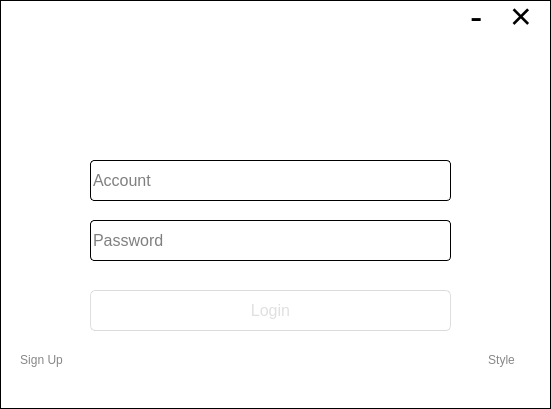
<?xml version="1.0" encoding="UTF-8"?>
<ui version="4.0">
 <class>MainWindow</class>
 <widget class="QMainWindow" name="MainWindow">
  <property name="geometry">
   <rect>
    <x>0</x>
    <y>0</y>
    <width>551</width>
    <height>409</height>
   </rect>
  </property>
  <property name="minimumSize">
   <size>
    <width>551</width>
    <height>409</height>
   </size>
  </property>
  <property name="maximumSize">
   <size>
    <width>551</width>
    <height>409</height>
   </size>
  </property>
  <property name="font">
   <font>
    <family>Comic Sans MS</family>
    <pointsize>9</pointsize>
    <weight>75</weight>
    <italic>false</italic>
    <bold>true</bold>
   </font>
  </property>
  <property name="windowTitle">
   <string>MainWindow</string>
  </property>
  <property name="autoFillBackground">
   <bool>false</bool>
  </property>
  <property name="styleSheet">
   <string notr="true">/*
Aqua Style Sheet for QT Applications
Author: Jaime A. Quiroga P.
Company: GTRONICK
Last updated: 22/01/2019, 07:55.
Available at: https://github.com/GTRONICK/QSS/blob/master/Aqua.qss
*/
QMainWindow {
	background-color:white;
}
QTextEdit {
	border-width: 1px;
	border-style: solid;
	
	border-color: rgb(0, 0, 0);
}
QPlainTextEdit {
	border-width: 0.5px;
	border-style: solid;
	border-color: qlineargradient(spread:pad, x1:0.5, y1:1, x2:0.5, y2:0, stop:0 rgba(0, 113, 255, 255), stop:1 rgba(91, 171, 252, 255));
}
QToolButton {
	border-style: solid;
	border-top-color: qlineargradient(spread:pad, x1:0.5, y1:1, x2:0.5, y2:0, stop:0 rgb(215, 215, 215), stop:1 rgb(222, 222, 222));
	border-right-color: qlineargradient(spread:pad, x1:0, y1:0.5, x2:1, y2:0.5, stop:0 rgb(217, 217, 217), stop:1 rgb(227, 227, 227));
	border-left-color: qlineargradient(spread:pad, x1:0, y1:0.5, x2:1, y2:0.5, stop:0 rgb(227, 227, 227), stop:1 rgb(217, 217, 217));
	border-bottom-color: qlineargradient(spread:pad, x1:0.5, y1:1, x2:0.5, y2:0, stop:0 rgb(215, 215, 215), stop:1 rgb(222, 222, 222));
	border-width: 1px;
	border-radius: 5px;
	color: rgb(0,0,0);
	padding: 2px;
	background-color: rgb(255,255,255);
}
QToolButton:hover{
	border-style: solid;
	border-top-color: qlineargradient(spread:pad, x1:0.5, y1:1, x2:0.5, y2:0, stop:0 rgb(195, 195, 195), stop:1 rgb(222, 222, 222));
	border-right-color: qlineargradient(spread:pad, x1:0, y1:0.5, x2:1, y2:0.5, stop:0 rgb(197, 197, 197), stop:1 rgb(227, 227, 227));
	border-left-color: qlineargradient(spread:pad, x1:0, y1:0.5, x2:1, y2:0.5, stop:0 rgb(227, 227, 227), stop:1 rgb(197, 197, 197));
	border-bottom-color: qlineargradient(spread:pad, x1:0.5, y1:1, x2:0.5, y2:0, stop:0 rgb(195, 195, 195), stop:1 rgb(222, 222, 222));
	border-width: 1px;
	border-radius: 5px;
	color: rgb(0,0,0);
	padding: 2px;
	background-color: rgb(255,255,255);
}
QToolButton:pressed{
	border-style: solid;
	border-top-color: qlineargradient(spread:pad, x1:0.5, y1:1, x2:0.5, y2:0, stop:0 rgb(215, 215, 215), stop:1 rgb(222, 222, 222));
	border-right-color: qlineargradient(spread:pad, x1:0, y1:0.5, x2:1, y2:0.5, stop:0 rgb(217, 217, 217), stop:1 rgb(227, 227, 227));
	border-left-color: qlineargradient(spread:pad, x1:0, y1:0.5, x2:1, y2:0.5, stop:0 rgb(227, 227, 227), stop:1 rgb(217, 217, 217));
	border-bottom-color: qlineargradient(spread:pad, x1:0.5, y1:1, x2:0.5, y2:0, stop:0 rgb(215, 215, 215), stop:1 rgb(222, 222, 222));
	border-width: 1px;
	border-radius: 5px;
	color: rgb(0,0,0);
	padding: 2px;
	background-color: rgb(142,142,142);
}
QPushButton{
	border-style: solid;
	border-top-color: qlineargradient(spread:pad, x1:0.5, y1:1, x2:0.5, y2:0, stop:0 rgb(215, 215, 215), stop:1 rgb(222, 222, 222));
	border-right-color: qlineargradient(spread:pad, x1:0, y1:0.5, x2:1, y2:0.5, stop:0 rgb(217, 217, 217), stop:1 rgb(227, 227, 227));
	border-left-color: qlineargradient(spread:pad, x1:0, y1:0.5, x2:1, y2:0.5, stop:0 rgb(227, 227, 227), stop:1 rgb(217, 217, 217));
	border-bottom-color: qlineargradient(spread:pad, x1:0.5, y1:1, x2:0.5, y2:0, stop:0 rgb(215, 215, 215), stop:1 rgb(222, 222, 222));
	border-width: 1px;
	border-radius: 5px;
	color: rgb(0,0,0);
	padding: 2px;
	background-color: rgb(255,255,255);
}
QPushButton::default{
	border-style: solid;
	border-top-color: qlineargradient(spread:pad, x1:0.5, y1:1, x2:0.5, y2:0, stop:0 rgb(215, 215, 215), stop:1 rgb(222, 222, 222));
	border-right-color: qlineargradient(spread:pad, x1:0, y1:0.5, x2:1, y2:0.5, stop:0 rgb(217, 217, 217), stop:1 rgb(227, 227, 227));
	border-left-color: qlineargradient(spread:pad, x1:0, y1:0.5, x2:1, y2:0.5, stop:0 rgb(227, 227, 227), stop:1 rgb(217, 217, 217));
	border-bottom-color: qlineargradient(spread:pad, x1:0.5, y1:1, x2:0.5, y2:0, stop:0 rgb(215, 215, 215), stop:1 rgb(222, 222, 222));
	border-width: 1px;
	border-radius: 5px;
	color: rgb(0,0,0);
	padding: 2px;
	background-color: rgb(255,255,255);
}
QPushButton:hover{
	border-style: solid;
	border-top-color: qlineargradient(spread:pad, x1:0.5, y1:1, x2:0.5, y2:0, stop:0 rgb(195, 195, 195), stop:1 rgb(222, 222, 222));
	border-right-color: qlineargradient(spread:pad, x1:0, y1:0.5, x2:1, y2:0.5, stop:0 rgb(197, 197, 197), stop:1 rgb(227, 227, 227));
	border-left-color: qlineargradient(spread:pad, x1:0, y1:0.5, x2:1, y2:0.5, stop:0 rgb(227, 227, 227), stop:1 rgb(197, 197, 197));
	border-bottom-color: qlineargradient(spread:pad, x1:0.5, y1:1, x2:0.5, y2:0, stop:0 rgb(195, 195, 195), stop:1 rgb(222, 222, 222));
	border-width: 1px;
	border-radius: 5px;
	color: rgb(0,0,0);
	padding: 2px;
	background-color: rgb(255,255,255);
}
QPushButton:pressed{
	border-style: solid;
	border-top-color: qlineargradient(spread:pad, x1:0.5, y1:1, x2:0.5, y2:0, stop:0 rgb(215, 215, 215), stop:1 rgb(222, 222, 222));
	border-right-color: qlineargradient(spread:pad, x1:0, y1:0.5, x2:1, y2:0.5, stop:0 rgb(217, 217, 217), stop:1 rgb(227, 227, 227));
	border-left-color: qlineargradient(spread:pad, x1:0, y1:0.5, x2:1, y2:0.5, stop:0 rgb(227, 227, 227), stop:1 rgb(217, 217, 217));
	border-bottom-color: qlineargradient(spread:pad, x1:0.5, y1:1, x2:0.5, y2:0, stop:0 rgb(215, 215, 215), stop:1 rgb(222, 222, 222));
	border-width: 1px;
	border-radius: 5px;
	color: rgb(0,0,0);
	padding: 2px;
	background-color: rgb(142,142,142);
}
QPushButton:disabled{
	border-style: solid;
	border-top-color: qlineargradient(spread:pad, x1:0.5, y1:1, x2:0.5, y2:0, stop:0 rgb(215, 215, 215), stop:1 rgb(222, 222, 222));
	border-right-color: qlineargradient(spread:pad, x1:0, y1:0.5, x2:1, y2:0.5, stop:0 rgb(217, 217, 217), stop:1 rgb(227, 227, 227));
	border-left-color: qlineargradient(spread:pad, x1:0, y1:0.5, x2:1, y2:0.5, stop:0 rgb(227, 227, 227), stop:1 rgb(217, 217, 217));
	border-bottom-color: qlineargradient(spread:pad, x1:0.5, y1:1, x2:0.5, y2:0, stop:0 rgb(215, 215, 215), stop:1 rgb(222, 222, 222));
	border-width: 1px;
	border-radius: 5px;
	color: #808086;
	padding: 2px;
	background-color: rgb(142,142,142);
}
QLineEdit {
	border-width: 1px; border-radius: 4px;
	border-style: solid;
	border-color: qlineargradient(spread:pad, x1:0.5, y1:1, x2:0.5, y2:0, stop:0 rgba(0, 113, 255, 255), stop:1 rgba(91, 171, 252, 255));
}
QLabel {
	color: #000000;
}
QLCDNumber {
	color: rgb(0, 113, 255, 255);
}
QProgressBar {
	text-align: center;
	color: rgb(240, 240, 240);
	border-width: 1px; 
	border-radius: 10px;
	border-color: rgb(230, 230, 230);
	border-style: solid;
	background-color:rgb(207,207,207);
}
QProgressBar::chunk {
	background-color: qlineargradient(spread:pad, x1:0.5, y1:1, x2:0.5, y2:0, stop:0 rgba(49, 147, 250, 255), stop:1 rgba(34, 142, 255, 255));
	border-radius: 10px;
}
QMenuBar {
	background-color: qlineargradient(spread:pad, x1:0.5, y1:1, x2:0.5, y2:0, stop:0 rgba(207, 209, 207, 255), stop:1 rgba(230, 229, 230, 255));
}
QMenuBar::item {
	color: #000000;
  	spacing: 3px;
  	padding: 1px 4px;
	background-color: qlineargradient(spread:pad, x1:0.5, y1:1, x2:0.5, y2:0, stop:0 rgba(207, 209, 207, 255), stop:1 rgba(230, 229, 230, 255));
}

QMenuBar::item:selected {
  	background-color: qlineargradient(spread:pad, x1:0.5, y1:1, x2:0.5, y2:0, stop:0 rgba(0, 113, 255, 255), stop:1 rgba(91, 171, 252, 255));
	color: #FFFFFF;
}
QMenu::item:selected {
	border-style: solid;
	border-top-color: transparent;
	border-right-color: transparent;
	border-left-color: qlineargradient(spread:pad, x1:0.5, y1:1, x2:0.5, y2:0, stop:0 rgba(0, 113, 255, 255), stop:1 rgba(91, 171, 252, 255));
	border-bottom-color: transparent;
	border-left-width: 2px;
	color: #000000;
	padding-left:15px;
	padding-top:4px;
	padding-bottom:4px;
	padding-right:7px;
}
QMenu::item {
	border-style: solid;
	border-top-color: transparent;
	border-right-color: transparent;
	border-left-color: transparent;
	border-bottom-color: transparent;
	border-bottom-width: 1px;
	color: #000000;
	padding-left:17px;
	padding-top:4px;
	padding-bottom:4px;
	padding-right:7px;
}
QTabWidget {
	color:rgb(0,0,0);
	background-color:#000000;
}
QTabWidget::pane {
		border-color: rgb(223,223,223);
		background-color:rgb(226,226,226);
		border-style: solid;
		border-width: 2px;
    	border-radius: 6px;
}
QTabBar::tab:first {
	border-style: solid;
	border-left-width:1px;
	border-right-width:0px;
	border-top-width:1px;
	border-bottom-width:1px;
	border-top-color: rgb(209,209,209);
	border-left-color: qlineargradient(spread:pad, x1:0.5, y1:1, x2:0.5, y2:0, stop:0 rgba(209, 209, 209, 209), stop:1 rgba(229, 229, 229, 229));
	border-bottom-color: rgb(229,229,229);
	border-top-left-radius: 4px;
	border-bottom-left-radius: 4px;
	color: #000000;
	padding: 3px;
	margin-left:0px;
	background-color: qlineargradient(spread:pad, x1:0.5, y1:1, x2:0.5, y2:0, stop:0 rgba(247, 247, 247, 255), stop:1 rgba(255, 255, 255, 255));
}
QTabBar::tab:last {
	border-style: solid;
	border-width:1px;
	border-top-color: rgb(209,209,209);
	border-left-color: qlineargradient(spread:pad, x1:0.5, y1:1, x2:0.5, y2:0, stop:0 rgba(209, 209, 209, 209), stop:1 rgba(229, 229, 229, 229));
	border-right-color: qlineargradient(spread:pad, x1:0.5, y1:1, x2:0.5, y2:0, stop:0 rgba(209, 209, 209, 209), stop:1 rgba(229, 229, 229, 229));
	border-bottom-color: rgb(229,229,229);
	border-top-right-radius: 4px;
	border-bottom-right-radius: 4px;
	color: #000000;
	padding: 3px;
	margin-left:0px;
	background-color: qlineargradient(spread:pad, x1:0.5, y1:1, x2:0.5, y2:0, stop:0 rgba(247, 247, 247, 255), stop:1 rgba(255, 255, 255, 255));
}
QTabBar::tab {
	border-style: solid;
	border-top-width:1px;
	border-bottom-width:1px;
	border-left-width:1px;
	border-top-color: rgb(209,209,209);
	border-left-color: qlineargradient(spread:pad, x1:0.5, y1:1, x2:0.5, y2:0, stop:0 rgba(209, 209, 209, 209), stop:1 rgba(229, 229, 229, 229));
	border-bottom-color: rgb(229,229,229);
	color: #000000;
	padding: 3px;
	margin-left:0px;
	background-color: qlineargradient(spread:pad, x1:0.5, y1:1, x2:0.5, y2:0, stop:0 rgba(247, 247, 247, 255), stop:1 rgba(255, 255, 255, 255));
}
QTabBar::tab:selected, QTabBar::tab:last:selected, QTabBar::tab:hover {
  	border-style: solid;
  	border-left-width:1px;
	border-right-color: transparent;
	border-top-color: rgb(209,209,209);
	border-left-color: qlineargradient(spread:pad, x1:0.5, y1:1, x2:0.5, y2:0, stop:0 rgba(209, 209, 209, 209), stop:1 rgba(229, 229, 229, 229));
	border-bottom-color: rgb(229,229,229);
	color: #FFFFFF;
	padding: 3px;
	margin-left:0px;
	background-color: qlineargradient(spread:pad, x1:0.5, y1:1, x2:0.5, y2:0, stop:0 rgba(0, 113, 255, 255), stop:1 rgba(91, 171, 252, 255));
}

QTabBar::tab:selected, QTabBar::tab:first:selected, QTabBar::tab:hover {
  	border-style: solid;
  	border-left-width:1px;
  	border-bottom-width:1px;
  	border-top-width:1px;
	border-right-color: transparent;
	border-top-color: rgb(209,209,209);
	border-left-color: qlineargradient(spread:pad, x1:0.5, y1:1, x2:0.5, y2:0, stop:0 rgba(209, 209, 209, 209), stop:1 rgba(229, 229, 229, 229));
	border-bottom-color: rgb(229,229,229);
	color: #FFFFFF;
	padding: 3px;
	margin-left:0px;
	background-color: qlineargradient(spread:pad, x1:0.5, y1:1, x2:0.5, y2:0, stop:0 rgba(0, 113, 255, 255), stop:1 rgba(91, 171, 252, 255));
}

QCheckBox {
	color: #000000;
	padding: 2px;
}
QCheckBox:disabled {
	color: #808086;
	padding: 2px;
}

QCheckBox:hover {
	border-radius:4px;
	border-style:solid;
	padding-left: 1px;
	padding-right: 1px;
	padding-bottom: 1px;
	padding-top: 1px;
	border-width:1px;
	border-color: transparent;
}
QCheckBox::indicator:checked {

	height: 10px;
	width: 10px;
	border-style:solid;
	border-width: 1px;
	border-color: qlineargradient(spread:pad, x1:0.5, y1:1, x2:0.5, y2:0, stop:0 rgba(0, 113, 255, 255), stop:1 rgba(91, 171, 252, 255));
	color: #000000;
	background-color: qlineargradient(spread:pad, x1:0.5, y1:1, x2:0.5, y2:0, stop:0 rgba(0, 113, 255, 255), stop:1 rgba(91, 171, 252, 255));
}
QCheckBox::indicator:unchecked {

	height: 10px;
	width: 10px;
	border-style:solid;
	border-width: 1px;
	border-color: qlineargradient(spread:pad, x1:0.5, y1:1, x2:0.5, y2:0, stop:0 rgba(0, 113, 255, 255), stop:1 rgba(91, 171, 252, 255));
	color: #000000;
}
QRadioButton {
	color: 000000;
	padding: 1px;
}
QRadioButton::indicator:checked {
	height: 10px;
	width: 10px;
	border-style:solid;
	border-radius:5px;
	border-width: 1px;
	border-color: qlineargradient(spread:pad, x1:0.5, y1:1, x2:0.5, y2:0, stop:0 rgba(0, 113, 255, 255), stop:1 rgba(91, 171, 252, 255));
	color: #a9b7c6;
	background-color: qlineargradient(spread:pad, x1:0.5, y1:1, x2:0.5, y2:0, stop:0 rgba(0, 113, 255, 255), stop:1 rgba(91, 171, 252, 255));
}
QRadioButton::indicator:!checked {
	height: 10px;
	width: 10px;
	border-style:solid;
	border-radius:5px;
	border-width: 1px;
	border-color: qlineargradient(spread:pad, x1:0.5, y1:1, x2:0.5, y2:0, stop:0 rgba(0, 113, 255, 255), stop:1 rgba(91, 171, 252, 255));
	color: #a9b7c6;
	background-color: transparent;
}
QStatusBar {
	color:#027f7f;
}
QSpinBox {
	border-style: solid;
	border-width: 1px;
	border-color: qlineargradient(spread:pad, x1:0.5, y1:1, x2:0.5, y2:0, stop:0 rgba(0, 113, 255, 255), stop:1 rgba(91, 171, 252, 255));
}
QDoubleSpinBox {
	border-style: solid;
	border-width: 1px;
	border-color: qlineargradient(spread:pad, x1:0.5, y1:1, x2:0.5, y2:0, stop:0 rgba(0, 113, 255, 255), stop:1 rgba(91, 171, 252, 255));
}
QTimeEdit {
	border-style: solid;
	border-width: 1px;
	border-color: qlineargradient(spread:pad, x1:0.5, y1:1, x2:0.5, y2:0, stop:0 rgba(0, 113, 255, 255), stop:1 rgba(91, 171, 252, 255));
}
QDateTimeEdit {
	border-style: solid;
	border-width: 1px;
	border-color: qlineargradient(spread:pad, x1:0.5, y1:1, x2:0.5, y2:0, stop:0 rgba(0, 113, 255, 255), stop:1 rgba(91, 171, 252, 255));
}
QDateEdit {
	border-style: solid;
	border-width: 1px;
	border-color: qlineargradient(spread:pad, x1:0.5, y1:1, x2:0.5, y2:0, stop:0 rgba(0, 113, 255, 255), stop:1 rgba(91, 171, 252, 255));
}

QToolBox {
	color: #a9b7c6;
	background-color:#000000;
}
QToolBox::tab {
	color: #a9b7c6;
	background-color:#000000;
}
QToolBox::tab:selected {
	color: #FFFFFF;
	background-color:#000000;
}
QScrollArea {
	color: #FFFFFF;
	background-color:#000000;
}
QSlider::groove:horizontal {
	height: 5px;
	background-color: qlineargradient(spread:pad, x1:0.5, y1:1, x2:0.5, y2:0, stop:0 rgba(49, 147, 250, 255), stop:1 rgba(34, 142, 255, 255));
}
QSlider::groove:vertical {
	width: 5px;
	background-color: qlineargradient(spread:pad, x1:0.5, y1:1, x2:0.5, y2:0, stop:0 rgba(49, 147, 250, 255), stop:1 rgba(34, 142, 255, 255));
}
QSlider::handle:horizontal {
	background: rgb(253,253,253);
	border-style: solid;
	border-width: 1px;
	border-color: rgb(207,207,207);
	width: 12px;
	margin: -5px 0;
	border-radius: 7px;
}
QSlider::handle:vertical {
	background: rgb(253,253,253);
	border-style: solid;
	border-width: 1px;
	border-color: rgb(207,207,207);
	height: 12px;
	margin: 0 -5px;
	border-radius: 7px;
}
QSlider::add-page:horizontal {
    background: rgb(181,181,181);
}
QSlider::add-page:vertical {
    background: rgb(181,181,181);
}
QSlider::sub-page:horizontal {
    background-color: qlineargradient(spread:pad, x1:0.5, y1:1, x2:0.5, y2:0, stop:0 rgba(49, 147, 250, 255), stop:1 rgba(34, 142, 255, 255));
}
QSlider::sub-page:vertical {
    background-color: qlineargradient(spread:pad, y1:0.5, x1:1, y2:0.5, x2:0, stop:0 rgba(49, 147, 250, 255), stop:1 rgba(34, 142, 255, 255));
}
QScrollBar:horizontal {
	max-height: 20px;
	border: 1px transparent grey;
	margin: 0px 20px 0px 20px;
}
QScrollBar:vertical {
	max-width: 20px;
	border: 1px transparent grey;
	margin: 20px 0px 20px 0px;
}
QScrollBar::handle:horizontal {
	background: rgb(253,253,253);
	border-style: solid;
	border-width: 1px;
	border-color: rgb(207,207,207);
	border-radius: 7px;
	min-width: 25px;
}
QScrollBar::handle:horizontal:hover {
	background: rgb(253,253,253);
	border-style: solid;
	border-width: 1px;
	border-color: rgb(147, 200, 200);
	border-radius: 7px;
	min-width: 25px;
}
QScrollBar::handle:vertical {
	background: rgb(253,253,253);
	border-style: solid;
	border-width: 1px;
	border-color: rgb(207,207,207);
	border-radius: 7px;
	min-height: 25px;
}
QScrollBar::handle:vertical:hover {
	background: rgb(253,253,253);
	border-style: solid;
	border-width: 1px;
	border-color: rgb(147, 200, 200);
	border-radius: 7px;
	min-height: 25px;
}
QScrollBar::add-line:horizontal {
   border: 2px transparent grey;
   border-top-right-radius: 7px;
   border-bottom-right-radius: 7px;
   background: rgba(34, 142, 255, 255);
   width: 20px;
   subcontrol-position: right;
   subcontrol-origin: margin;
}
QScrollBar::add-line:horizontal:pressed {
   border: 2px transparent grey;
   border-top-right-radius: 7px;
   border-bottom-right-radius: 7px;
   background: rgb(181,181,181);
   width: 20px;
   subcontrol-position: right;
   subcontrol-origin: margin;
}
QScrollBar::add-line:vertical {
   border: 2px transparent grey;
   border-bottom-left-radius: 7px;
   border-bottom-right-radius: 7px;
   background: rgba(34, 142, 255, 255);
   height: 20px;
   subcontrol-position: bottom;
   subcontrol-origin: margin;
}
QScrollBar::add-line:vertical:pressed {
   border: 2px transparent grey;
   border-bottom-left-radius: 7px;
   border-bottom-right-radius: 7px;
   background: rgb(181,181,181);
   height: 20px;
   subcontrol-position: bottom;
   subcontrol-origin: margin;
}
QScrollBar::sub-line:horizontal {
   border: 2px transparent grey;
   border-top-left-radius: 7px;
   border-bottom-left-radius: 7px;
   background: rgba(34, 142, 255, 255);
   width: 20px;
   subcontrol-position: left;
   subcontrol-origin: margin;
}
QScrollBar::sub-line:horizontal:pressed {
   border: 2px transparent grey;
   border-top-left-radius: 7px;
   border-bottom-left-radius: 7px;
   background: rgb(181,181,181);
   width: 20px;
   subcontrol-position: left;
   subcontrol-origin: margin;
}
QScrollBar::sub-line:vertical {
   border: 2px transparent grey;
   border-top-left-radius: 7px;
   border-top-right-radius: 7px;
   background: rgba(34, 142, 255, 255);
   height: 20px;
   subcontrol-position: top;
   subcontrol-origin: margin;
}
QScrollBar::sub-line:vertical:pressed {
   border: 2px transparent grey;
   border-top-left-radius: 7px;
   border-top-right-radius: 7px;
   background: rgb(181,181,181);
   height: 20px;
   subcontrol-position: top;
   subcontrol-origin: margin;
}
QScrollBar::left-arrow:horizontal {
   border: 1px transparent grey;
   border-top-left-radius: 3px;
   border-bottom-left-radius: 3px;
   width: 6px;
   height: 6px;
   background: white;
}
QScrollBar::right-arrow:horizontal {
   border: 1px transparent grey;
   border-top-right-radius: 3px;
   border-bottom-right-radius: 3px;
   width: 6px;
   height: 6px;
   background: white;
}
QScrollBar::up-arrow:vertical {
   border: 1px transparent grey;
   border-top-left-radius: 3px;
   border-top-right-radius: 3px;
   width: 6px;
   height: 6px;
   background: white;
}
QScrollBar::down-arrow:vertical {
   border: 1px transparent grey;
   border-bottom-left-radius: 3px;
   border-bottom-right-radius: 3px;
   width: 6px;
   height: 6px;
   background: white;
}
QScrollBar::add-page:horizontal, QScrollBar::sub-page:horizontal {
   background: none;
}
QScrollBar::add-page:vertical, QScrollBar::sub-page:vertical {
   background: none;
}</string>
  </property>
  <widget class="QWidget" name="centralwidget">
   <property name="styleSheet">
    <string notr="true"/>
   </property>
   <widget class="QLabel" name="window_border">
    <property name="geometry">
     <rect>
      <x>0</x>
      <y>0</y>
      <width>551</width>
      <height>409</height>
     </rect>
    </property>
    <property name="styleSheet">
     <string notr="true"/>
    </property>
    <property name="frameShape">
     <enum>QFrame::Box</enum>
    </property>
    <property name="text">
     <string/>
    </property>
   </widget>
   <widget class="ClickableLabel" name="minimizeWindow">
    <property name="geometry">
     <rect>
      <x>470</x>
      <y>0</y>
      <width>31</width>
      <height>31</height>
     </rect>
    </property>
    <property name="font">
     <font>
      <family>Microsoft YaHei UI</family>
      <pointsize>28</pointsize>
      <weight>50</weight>
      <bold>false</bold>
     </font>
    </property>
    <property name="cursor">
     <cursorShape>PointingHandCursor</cursorShape>
    </property>
    <property name="styleSheet">
     <string notr="true">color:black;</string>
    </property>
    <property name="text">
     <string>-</string>
    </property>
   </widget>
   <widget class="ClickableLabel" name="closeWindow">
    <property name="geometry">
     <rect>
      <x>510</x>
      <y>0</y>
      <width>31</width>
      <height>31</height>
     </rect>
    </property>
    <property name="font">
     <font>
      <family>Microsoft YaHei UI</family>
      <pointsize>28</pointsize>
      <weight>50</weight>
      <bold>false</bold>
     </font>
    </property>
    <property name="cursor">
     <cursorShape>PointingHandCursor</cursorShape>
    </property>
    <property name="styleSheet">
     <string notr="true">color:black;</string>
    </property>
    <property name="text">
     <string>×</string>
    </property>
   </widget>
   <widget class="QLabel" name="userIcon">
    <property name="geometry">
     <rect>
      <x>230</x>
      <y>60</y>
      <width>81</width>
      <height>81</height>
     </rect>
    </property>
    <property name="autoFillBackground">
     <bool>false</bool>
    </property>
    <property name="styleSheet">
     <string notr="true">image:url(:/img/admin_icon.png);</string>
    </property>
    <property name="text">
     <string/>
    </property>
   </widget>
   <widget class="QLineEdit" name="account">
    <property name="geometry">
     <rect>
      <x>90</x>
      <y>160</y>
      <width>361</width>
      <height>41</height>
     </rect>
    </property>
    <property name="font">
     <font>
      <family>Microsoft YaHei UI</family>
      <pointsize>12</pointsize>
     </font>
    </property>
    <property name="styleSheet">
     <string notr="true">border-color: rgb(0, 0, 0);</string>
    </property>
    <property name="placeholderText">
     <string>Account</string>
    </property>
   </widget>
   <widget class="QLineEdit" name="password">
    <property name="geometry">
     <rect>
      <x>90</x>
      <y>220</y>
      <width>361</width>
      <height>41</height>
     </rect>
    </property>
    <property name="font">
     <font>
      <family>Microsoft YaHei UI</family>
      <pointsize>12</pointsize>
     </font>
    </property>
    <property name="styleSheet">
     <string notr="true">border-color: rgb(0, 0, 0);</string>
    </property>
    <property name="echoMode">
     <enum>QLineEdit::Password</enum>
    </property>
    <property name="placeholderText">
     <string>Password</string>
    </property>
   </widget>
   <widget class="QPushButton" name="logIn">
    <property name="enabled">
     <bool>false</bool>
    </property>
    <property name="geometry">
     <rect>
      <x>90</x>
      <y>290</y>
      <width>361</width>
      <height>41</height>
     </rect>
    </property>
    <property name="font">
     <font>
      <family>Microsoft YaHei UI</family>
      <pointsize>12</pointsize>
      <weight>50</weight>
      <bold>false</bold>
     </font>
    </property>
    <property name="cursor">
     <cursorShape>ArrowCursor</cursorShape>
    </property>
    <property name="autoFillBackground">
     <bool>false</bool>
    </property>
    <property name="styleSheet">
     <string notr="true">QPushButton{
	border-style: solid;
	border-top-color: qlineargradient(spread:pad, x1:0.5, y1:1, x2:0.5, y2:0, stop:0 rgb(215, 215, 215), stop:1 rgb(222, 222, 222));
	border-right-color: qlineargradient(spread:pad, x1:0, y1:0.5, x2:1, y2:0.5, stop:0 rgb(217, 217, 217), stop:1 rgb(227, 227, 227));
	border-left-color: qlineargradient(spread:pad, x1:0, y1:0.5, x2:1, y2:0.5, stop:0 rgb(227, 227, 227), stop:1 rgb(217, 217, 217));
	border-bottom-color: qlineargradient(spread:pad, x1:0.5, y1:1, x2:0.5, y2:0, stop:0 rgb(215, 215, 215), stop:1 rgb(222, 222, 222));
	border-width: 1px;
	border-radius: 5px;
	color: rgb(255,255,255);
	padding: 2px;
	background-color:  rgba(255, 255, 255, 0);
	border-color: rgb(0, 0, 0);
	color: rgb(0, 0, 0);
}
QPushButton:hover{
	border-style: solid;
	border-top-color: qlineargradient(spread:pad, x1:0.5, y1:1, x2:0.5, y2:0, stop:0 rgb(215, 215, 215), stop:1 rgb(222, 222, 222));
	border-right-color: qlineargradient(spread:pad, x1:0, y1:0.5, x2:1, y2:0.5, stop:0 rgb(217, 217, 217), stop:1 rgb(227, 227, 227));
	border-left-color: qlineargradient(spread:pad, x1:0, y1:0.5, x2:1, y2:0.5, stop:0 rgb(227, 227, 227), stop:1 rgb(217, 217, 217));
	border-bottom-color: qlineargradient(spread:pad, x1:0.5, y1:1, x2:0.5, y2:0, stop:0 rgb(215, 215, 215), stop:1 rgb(222, 222, 222));
	border-width: 1px;
	border-radius: 5px;
	
	color: rgb(255, 255, 255);
	padding: 2px;
	background-color: rgb(0, 0, 0);
}
QPushButton:disabled{
	border-style: solid;
	border-top-color: qlineargradient(spread:pad, x1:0.5, y1:1, x2:0.5, y2:0, stop:0 rgb(215, 215, 215), stop:1 rgb(222, 222, 222));
	border-right-color: qlineargradient(spread:pad, x1:0, y1:0.5, x2:1, y2:0.5, stop:0 rgb(217, 217, 217), stop:1 rgb(227, 227, 227));
	border-left-color: qlineargradient(spread:pad, x1:0, y1:0.5, x2:1, y2:0.5, stop:0 rgb(227, 227, 227), stop:1 rgb(217, 217, 217));
	border-bottom-color: qlineargradient(spread:pad, x1:0.5, y1:1, x2:0.5, y2:0, stop:0 rgb(215, 215, 215), stop:1 rgb(222, 222, 222));
	border-width: 1px;
	border-radius: 5px;
	color: rgb(255,255,255);
	padding: 2px;
	color: rgba(177, 177, 177, 100);
	background-color: rgba(255, 255, 255, 0);
}</string>
    </property>
    <property name="text">
     <string>Login</string>
    </property>
   </widget>
   <widget class="ClickableLabel" name="signUp">
    <property name="geometry">
     <rect>
      <x>10</x>
      <y>350</y>
      <width>63</width>
      <height>20</height>
     </rect>
    </property>
    <property name="font">
     <font>
      <family>Microsoft YaHei UI</family>
      <weight>50</weight>
      <bold>false</bold>
     </font>
    </property>
    <property name="cursor">
     <cursorShape>PointingHandCursor</cursorShape>
    </property>
    <property name="styleSheet">
     <string notr="true">color:#878787;</string>
    </property>
    <property name="text">
     <string>Sign Up</string>
    </property>
    <property name="alignment">
     <set>Qt::AlignCenter</set>
    </property>
   </widget>
   <widget class="ClickableLabel" name="styleButton">
    <property name="geometry">
     <rect>
      <x>470</x>
      <y>350</y>
      <width>63</width>
      <height>20</height>
     </rect>
    </property>
    <property name="font">
     <font>
      <family>Microsoft YaHei UI</family>
      <weight>50</weight>
      <bold>false</bold>
     </font>
    </property>
    <property name="cursor">
     <cursorShape>PointingHandCursor</cursorShape>
    </property>
    <property name="styleSheet">
     <string notr="true">color:#878787;</string>
    </property>
    <property name="text">
     <string>Style</string>
    </property>
    <property name="alignment">
     <set>Qt::AlignCenter</set>
    </property>
   </widget>
  </widget>
 </widget>
 <customwidgets>
  <customwidget>
   <class>ClickableLabel</class>
   <extends>QLabel</extends>
   <header>clickablelabel.h</header>
  </customwidget>
 </customwidgets>
 <resources/>
 <connections/>
</ui>
